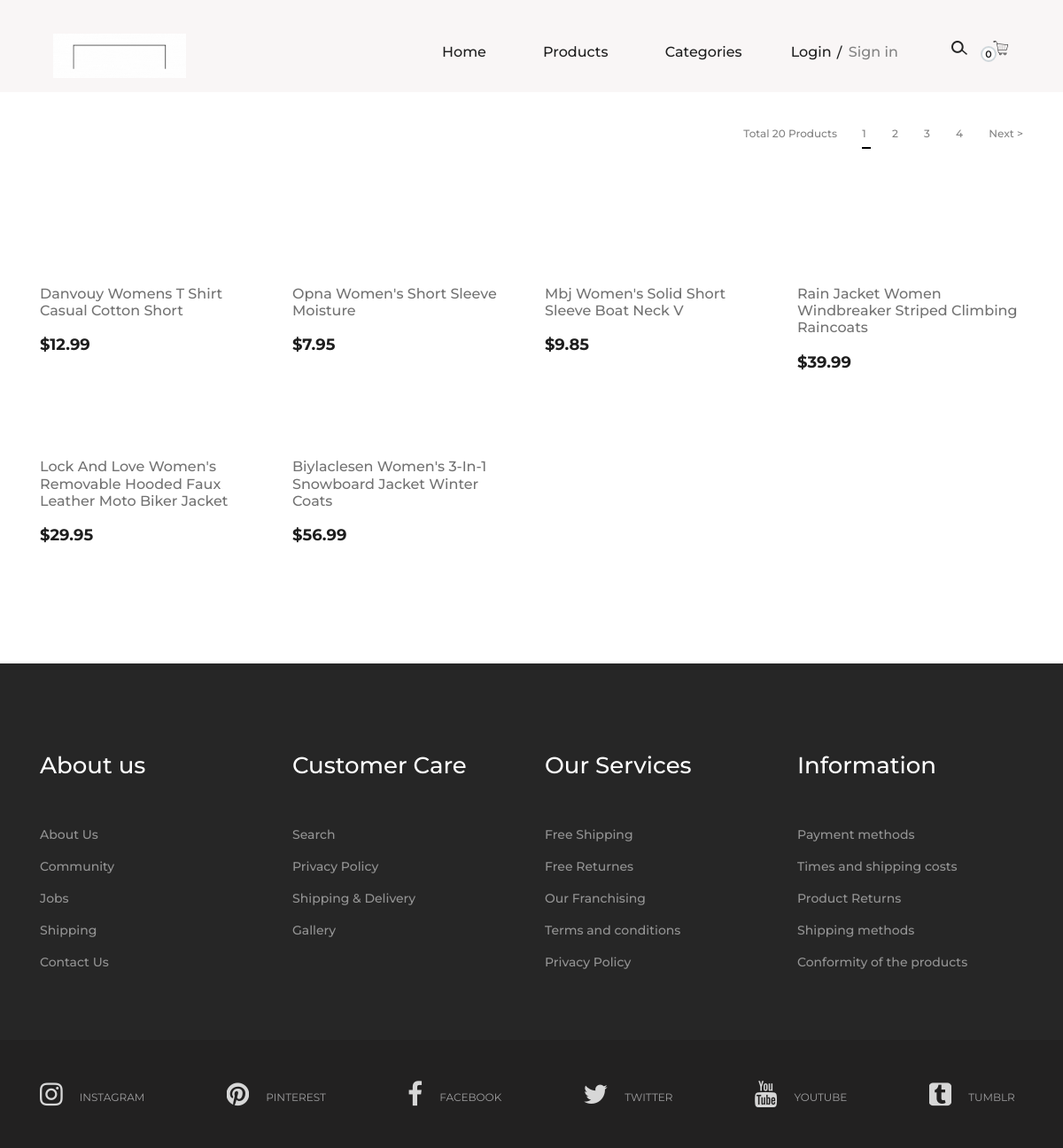
/product-list/, run on the app's committed database.
### product/models.py (models this page shows, shortened)
class Product(models.Model):
    category = models.ForeignKey(
        Category, related_name='products', on_delete=models.CASCADE)
    title = models.CharField(max_length=250, unique=True)
    slug = models.SlugField(max_length=150, unique=True)
    featured = models.BooleanField(default=False)
    price = models.DecimalField(max_digits=8, decimal_places=2)
    thumbnail = models.URLField()
    description = models.TextField(null=True, blank=True, default='N/A')
    in_stock = models.BooleanField(default=True)
    created_date = models.DateTimeField(auto_now_add=True)
    updated_date = models.DateTimeField(auto_now=True)
    class Meta:
        ordering = ['-id']  # descending order e dekhabo

### product/views.py (the view)
# urls.py: path('product-list/', ProductList.as_view(), name='product-list'),
class ProductList(generic.ListView):
    model = Product
    template_name = 'product/product-list.html'
    context_object_name = 'object_list'
    paginate_by = 6
    def get_context_data(self, **kwargs):
        context = super().get_context_data(**kwargs)
        page_obj = CustomPaginator(self.request, self.get_queryset(), self.paginate_by)
        quryset = page_obj.get_queryset()
        paginator = page_obj.paginator
        context['object_list'] = quryset
        context['paginator'] = paginator
        return context

### cart/carts.py (called while the page is built)
    def __len__(self):
        return len(list(self.cart.keys()))

### cart/context_processors.py (called while the page is built)
def cart(request):
    cart = Cart(request)
    if len(list(cart.cart.keys())) < 1:
        try:
            del cart.session[cart.coupon_id]
        except:
            ...
    return {"cart": Cart(request)}

### product/context_processors.py (called while the page is built)
def categories(request):
    return {"categories": Category.objects.all()}

### product/views.py (called while the page is built)
    def get_queryset(self):
        try:
            queryset = self.paginator.page(self.page)
        except PageNotAnInteger:
            queryset = self.paginator.page(1)
        except EmptyPage:
            queryset = self.paginator.page(1)
        except InvalidPage:
            queryset = self.paginator.page(1)
        return queryset

### templates/product/product-list.html (shortened to what this page needs)
{% extends '../base.html' %}
{% load static %}
{% block content %}
<section class="page-add">
    <div class="container">
        <div class="categories-controls">
            <div class="row">
                <div class="col-lg-12">
                    <div class="categories-filter">
                        <div class="cf-right">
                            <span>Total {{paginator.count}} Products</span>
                            {% include '../pagination.html'%}
                        </div>
                    </div>
                </div>
            </div>
        </div>
    </div>
</section>
<section class="categories-page spad">
    <div class="container">
        <div class="row">
            {% for product in object_list %}
            <div class="col-lg-3 col-md-6">
                <div class="single-product-item">
                    <figure>
                    </figure>
                    <div class="product-text">
                        <a href="{% url 'product-details' product.slug %}">
                            <h6>{{product.title|title}}</h6>
                        </a>
                        <p>${{product.price}}</p>
                    </div>
                </div>
            </div>
            {% endfor %}
        </div>
    </div>
</section>
{% endblock %}

### static/css/style.css (style rules this page uses)
html, body { height: 100%; font-family: "Montserrat", sans-serif; -webkit-font-smoothing: antialiased; font-smoothing: antialiased; background: none; }
h1, h2, h3, h4, h5, h6 { margin: 0; color: #111111; font-weight: 500; font-family: "Montserrat", sans-serif; }
h6 { font-size: 16px; }
p { font-size: 15px; color: #7b7b7b; font-weight: 400; line-height: 1.6; font-family: "Montserrat", sans-serif; margin: 0 0 15px 0; }
.spad { padding-top: 100px; padding-bottom: 100px; }
.single-product-item { margin-bottom: 30px; }
.single-product-item figure { margin-bottom: 40px; position: relative; overflow: hidden; }
.single-product-item .product-text { text-align: center; }
.single-product-item .product-text h6 { color: #727272; margin-bottom: 15px; }
.single-product-item .product-text p { color: #1e1e1e; font-size: 18px; font-weight: 700; margin-bottom: 0; }
.page-add { padding-top: 31px; margin-bottom: 92px; }
.categories-controls { margin-bottom: 45px; }
.categories-controls .categories-filter .cf-right { float: right; line-height: 30px; }
.categories-controls .categories-filter .cf-right span { color: #838383; font-size: 12px; font-weight: 500; margin-right: 24px; }
.categories-page { padding-top: 0; }
.categories-page .single-product-item figure { position: relative; z-index: 1; }
.categories-page .single-product-item figure:after { position: absolute; left: 0; top: 0; height: 100%; width: 100%; background: #000000; content: ""; opacity: 0; -webkit-transition: all 0.3s; transition: all 0.3s; }
.categories-page .single-product-item .product-text { text-align: left; display: block; }
.categories-page .single-product-item .product-text a { display: block; }

### data on the page
Product: title "Danvouy Womens T Shirt Casual Cotton Short", price "12.99"
Product: title "Opna Women's Short Sleeve Moisture", price "7.95"
Product: title "Mbj Women's Solid Short Sleeve Boat Neck V", price "9.85"
Product: title "Rain Jacket Women Windbreaker Striped Climbing Raincoats", price "39.99"
Product: title "Lock And Love Women's Removable Hooded Faux Leather Moto Biker Jacket", price "29.95"
Product: title "Biylaclesen Women's 3-In-1 Snowboard Jacket Winter Coats", price "56.99"

### other printed values
{{ cart|length }} "0"
{{ paginator.count }} "20"
{{ page }} "1" "2" "3" "4"
